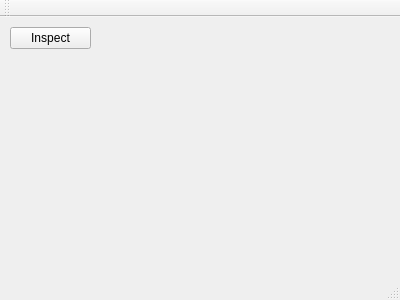
<?xml version="1.0" encoding="UTF-8"?>
<ui version="4.0">
 <class>MainWindow</class>
 <widget class="QMainWindow" name="MainWindow">
  <property name="geometry">
   <rect>
    <x>0</x>
    <y>0</y>
    <width>400</width>
    <height>300</height>
   </rect>
  </property>
  <property name="windowTitle">
   <string>MainWindow</string>
  </property>
  <widget class="QWidget" name="centralWidget">
   <widget class="QPushButton" name="pushButton">
    <property name="geometry">
     <rect>
      <x>10</x>
      <y>10</y>
      <width>81</width>
      <height>22</height>
     </rect>
    </property>
    <property name="text">
     <string>Inspect</string>
    </property>
   </widget>
  </widget>
  <widget class="QMenuBar" name="menuBar">
   <property name="geometry">
    <rect>
     <x>0</x>
     <y>0</y>
     <width>400</width>
     <height>19</height>
    </rect>
   </property>
  </widget>
  <widget class="QToolBar" name="mainToolBar">
   <attribute name="toolBarArea">
    <enum>TopToolBarArea</enum>
   </attribute>
   <attribute name="toolBarBreak">
    <bool>false</bool>
   </attribute>
  </widget>
  <widget class="QStatusBar" name="statusBar"/>
 </widget>
 <layoutdefault spacing="6" margin="11"/>
 <resources/>
 <connections/>
</ui>
